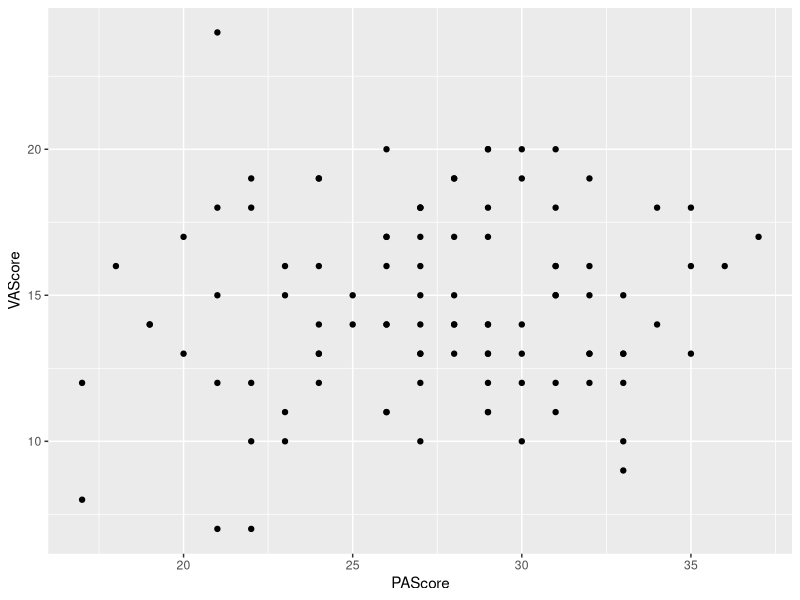
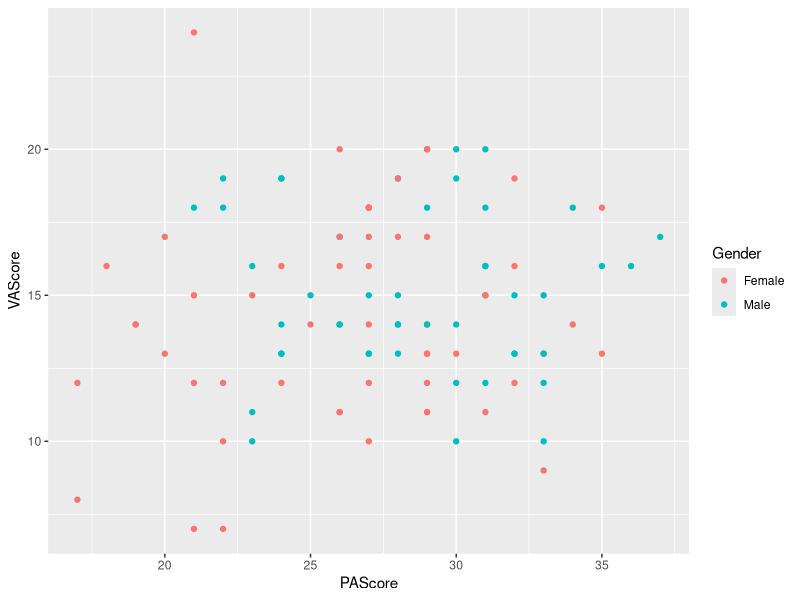
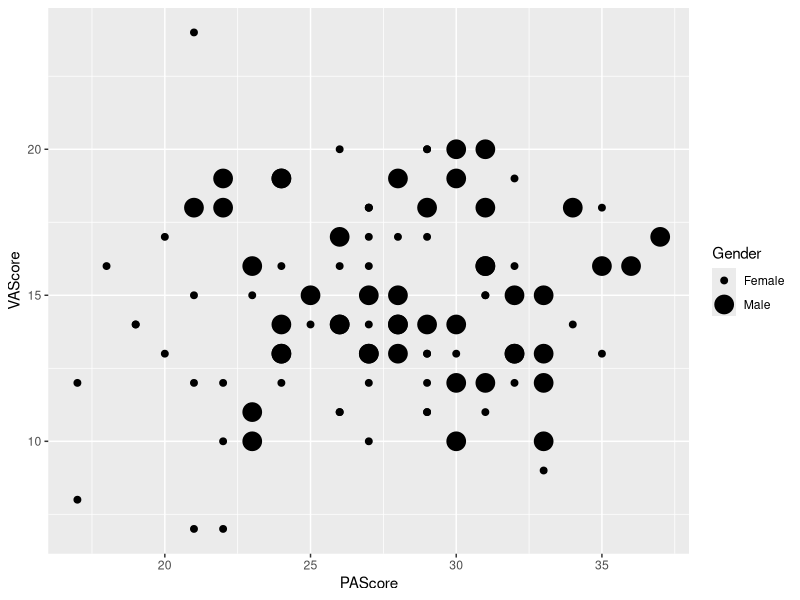
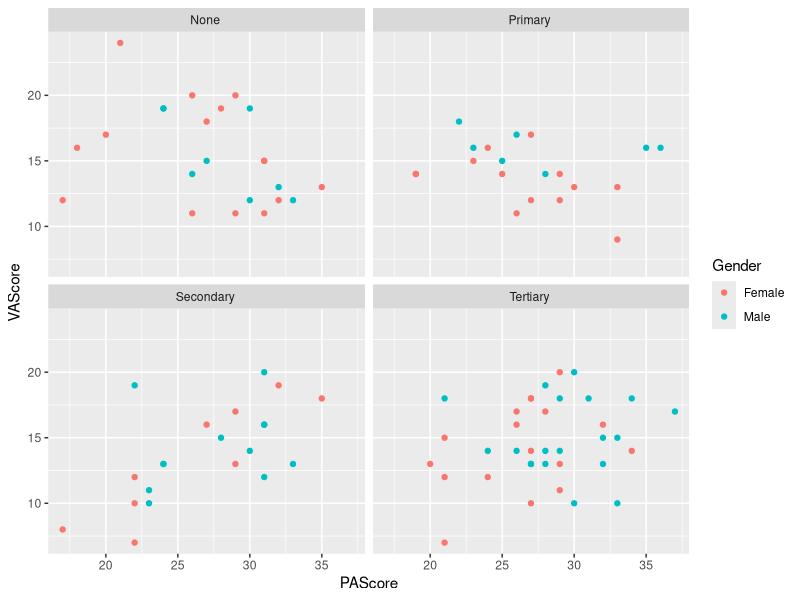
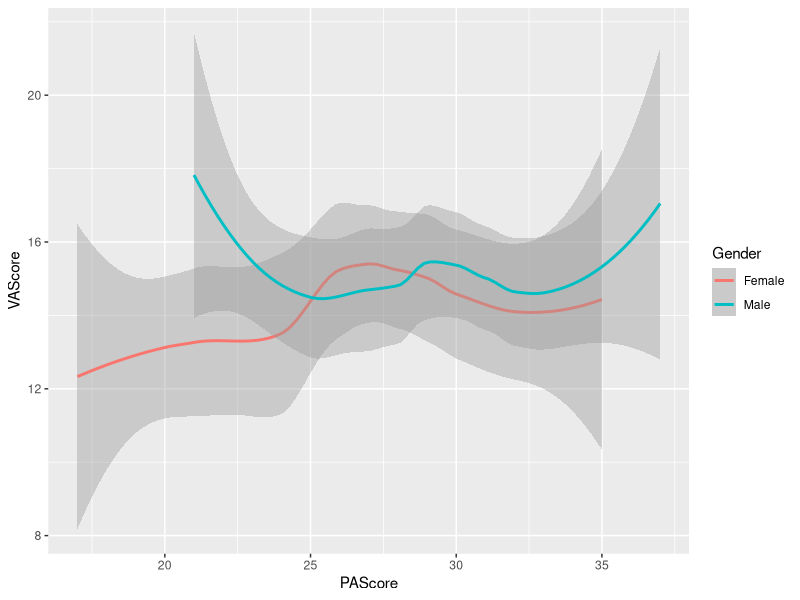
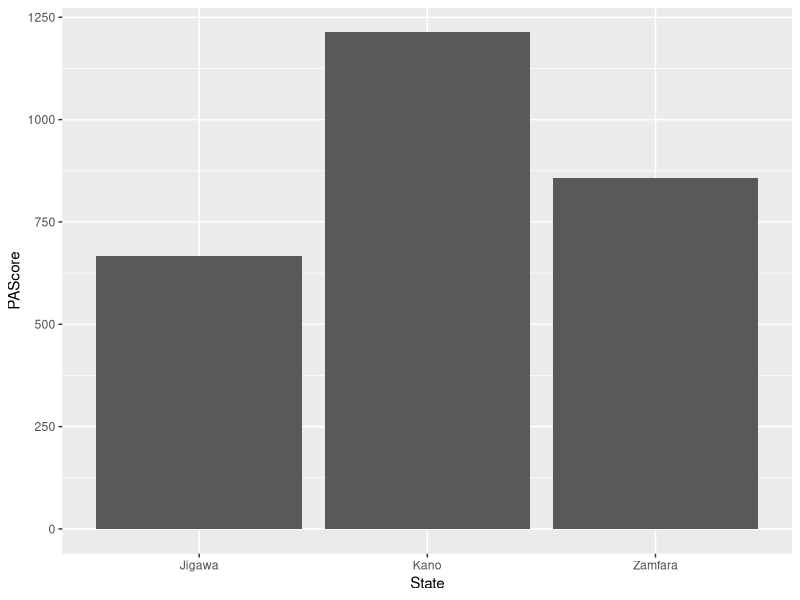
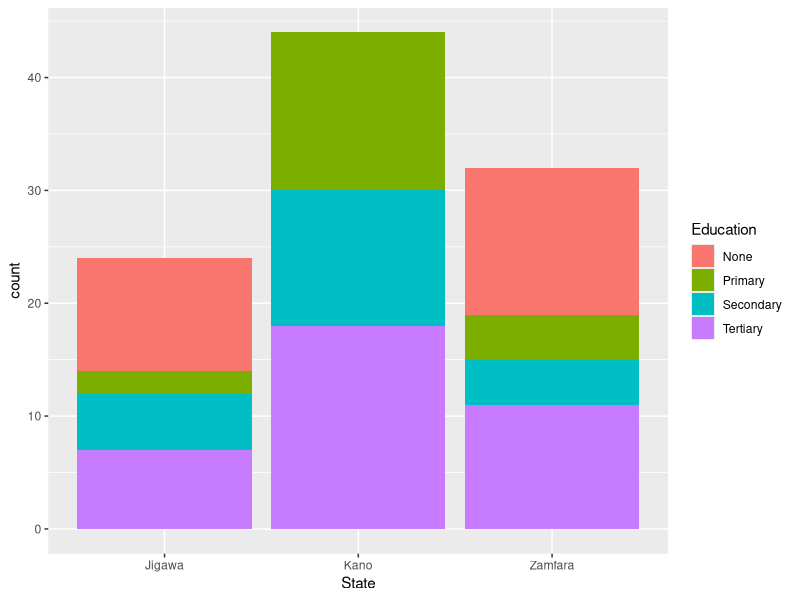
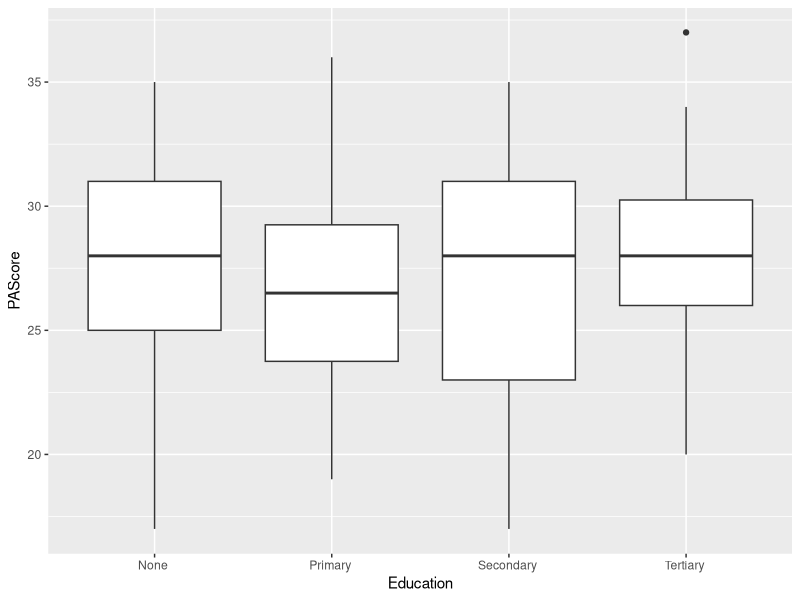

Write the R code that produced these figures, in order.
# 1. Set Working Directory
# Displays the current working directory
getwd()

# 2. Load Data
# Read data from a CSV file
data <- read.csv("New_Data.csv", stringsAsFactors = FALSE)

# 3. View Data
head(data)

# 4. Load Required Libraries
install.packages("tidyverse")  # Install tidyverse if not installed
library(tidyverse)

# 5. Create and Save Scatter Plots
Plot1 <- ggplot(data = data) +
  geom_point(mapping = aes(x = PAScore, y = VAScore))
ggsave("Plot1.png", plot = Plot1, width = 6, height = 4, dpi = 300)

Plot2 <- ggplot(data = data) +
  geom_point(mapping = aes(x = PAScore, y = VAScore, color = Gender))
ggsave("Plot2.png", plot = Plot2, width = 6, height = 4, dpi = 300)

Plot3 <- ggplot(data = data) +
  geom_point(mapping = aes(x = PAScore, y = VAScore, size = Gender))
ggsave("Plot3.png", plot = Plot3, width = 6, height = 4, dpi = 300)

# 6. Create and Save Faceted Plot
Plot_facet <- ggplot(data = data) +
  geom_point(mapping = aes(x = PAScore, y = VAScore, color = Gender)) +
  facet_wrap(~ Education, nrow = 2)
ggsave("Plot_facet.png", plot = Plot_facet, width = 6, height = 4, dpi = 300)

# 7. Create and Save Smooth Line Plot
Plot_smooth <- ggplot(data = data) +
  geom_smooth(mapping = aes(x = PAScore, y = VAScore, color = Gender))
ggsave("Plot_smooth.png", plot = Plot_smooth, width = 6, height = 4, dpi = 300)

# 8. Create and Save Bar Charts
Bar_Plot1 <- ggplot(data = data) +
  geom_bar(mapping = aes(x = State, y = PAScore), stat = "identity")
ggsave("Bar_Plot1.png", plot = Bar_Plot1, width = 6, height = 4, dpi = 300)

Bar_Plot2 <- ggplot(data = data) +
  geom_bar(mapping = aes(x = State, fill = Education))
ggsave("Bar_Plot2.png", plot = Bar_Plot2, width = 6, height = 4, dpi = 300)

# 9. Create and Save Box Plots
Box_Plot1 <- ggplot(data = data, mapping = aes(x = Education, y = PAScore)) +
  geom_boxplot()
ggsave("Box_Plot1.png", plot = Box_Plot1, width = 6, height = 4, dpi = 300)

Box_Plot2 <- ggplot(data = data, mapping = aes(x = Education, y = PAScore)) +
  geom_boxplot() + coord_flip()
ggsave("Box_Plot2.png", plot = Box_Plot2, width = 6, height = 4, dpi = 300)

# 10. Create and Save Coxcomb Chart
Coxcomb_chart <- ggplot(data = data) +
  geom_bar(mapping = aes(x = Education, fill = Education),
           show.legend = FALSE, width = 1) +
  theme(aspect.ratio = 1) +
  labs(x = NULL, y = NULL)
ggsave("Coxcomb_chart.png", plot = Coxcomb_chart, width = 6, height = 4, dpi = 300)

# 11. Create and Save Combined Bar Charts Using Patchwork
install.packages("patchwork")
library(patchwork)

bar_plot4 <- ggplot(data = data) +
  geom_bar(mapping = aes(x = Education, fill = Education),
           show.legend = FALSE, width = 1) +
  theme(aspect.ratio = 1) +
  labs(x = NULL, y = NULL)

bar_flipped <- bar_plot4 + coord_flip()
bar_polar <- bar_plot4 + coord_polar()

combined_plot <- bar_flipped | bar_polar
ggsave("combined_chart.png", plot = combined_plot, width = 10, height = 5, dpi = 300)

# 12. Create and Save Heatmap
heatmap1 <- data %>%
  count(State, Education) %>%
  ggplot(mapping = aes(x = State, y = Education)) +
  geom_tile(mapping = aes(fill = n))
ggsave("heatmap1.png", plot = heatmap1, width = 6, height = 4, dpi = 300)










































